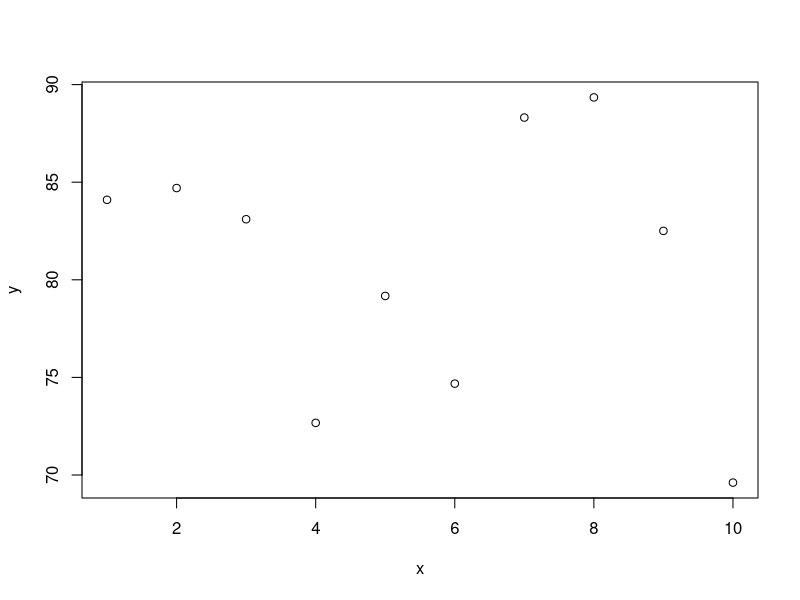

This chart was generated by the following R code:
# 31-Aug-2020 Murry Logan'S R course Day 1
# Introduction to "Git"
# .gitignore ignores files that you don't need
x = seq(1, 10, len = 10)
y = 40*2 + rnorm(10,0,5)
plot (x,y)
